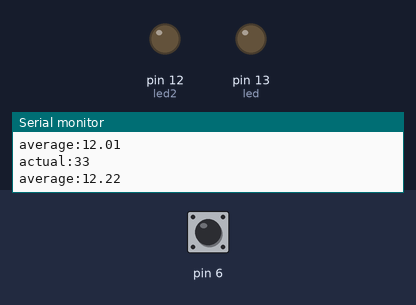
A sketch run on a simulated Arduino Uno, built with avr-gcc and run on an emulated ATmega328P. Parts: output pins drawn as LEDs (lit = HIGH), the last lines printed to the serial monitor. Dashed ring = blinking. The inputs (shaded band) are chosen by the test bench; at power-on: pin 6 HIGH.

Above: at 1.2 s.
1.3 s: pin 6 pulled LOW for 1 s
At 3.5 s:
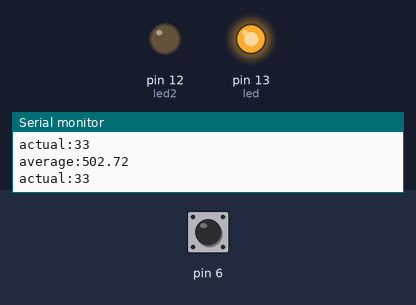
3.8 s: pin 6 pulled LOW for 3.2 s
At 4.42 s:
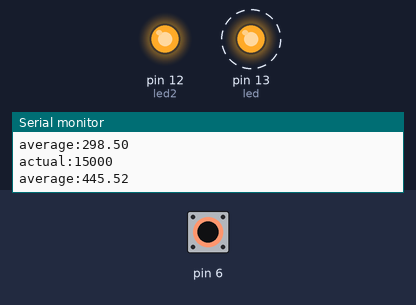
10.0 s: pin 6 pulsed LOW 2 times (0.12 s each, 0.3 s apart)
At 10.09 s:
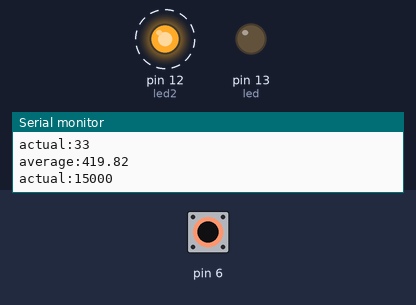
13.6 s: pin 6 driven LOW
At 13.7 s:
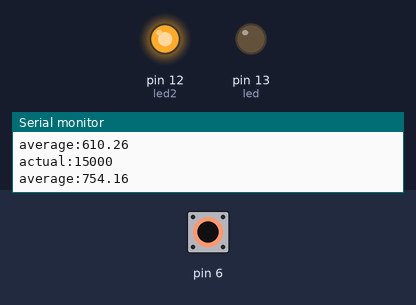
16.6 s: pin 6 driven HIGH
At 17.2 s:
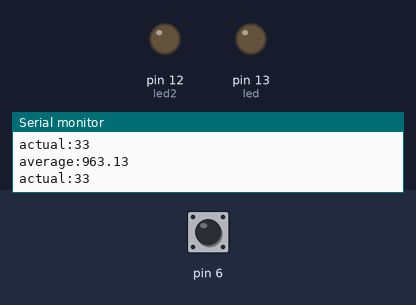
Timing chart, 0 to 19.6 s (numbered marks = the images above; inputs shaded):
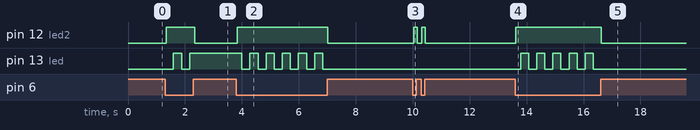

Measured:
- after the input at 1.3 s, pin 12 (led2): LOW → HIGH at once, → LOW 1.0 s later; pin 13 (led): LOW → HIGH after 0.30 s, → LOW 0.28 s later, → HIGH 0.28 s later
- after the input at 3.8 s, pin 12 (led2): LOW → HIGH at once, → LOW 3.2 s later; pin 13 (led): alternates HIGH for 0.28 s and LOW for 0.28 s, 11 changes in all, then stays LOW, starting after 0.20 s
- after the input at 10.0 s, pin 12 (led2): alternates HIGH for 0.12 s and LOW for 0.17 s, 4 changes in all, then stays LOW, starting at once
- after the input at 13.6 s, pin 12 (led2): LOW → HIGH at once; pin 13 (led): alternates HIGH for 0.28 s and LOW for 0.28 s, starting after 0.19 s
- after the input at 16.6 s, pin 12 (led2): HIGH → LOW at once; pin 13 (led): stops changing and stays LOW

The sketch:

CapacitiveSensorSketch02.ino
```cpp
#include <CapacitiveSensor.h>
/*
 * CapitiveSense Library Demo Sketch
 * Paul Badger 2008
 * Uses a high value resistor e.g. 10M between send pin and receive pin
 * Resistor effects sensitivity, experiment with values, 50K - 50M. Larger resistor values yield larger sensor values.
 * Receive pin is the sensor pin - try different amounts of foil/metal on this pin
 */

 long start = 0;
 long check=0;
CapacitiveSensor   cs_4_6 = CapacitiveSensor(4,6);        // 10M resistor between pins 4 & 6, pin 6 is sensor pin, add a wire and or foil
unsigned long csSum;
int led=13;
int led2=12;
void setup() {
    Serial.begin(9600);
    start = millis()+100;
    cs_4_6.set_CS_Timeout_Millis(2000);
    cs_4_6.reset_CS_AutoCal();
    pinMode(led,OUTPUT);
    pinMode(led2,OUTPUT);
}

void loop() {
    CSread();
}
long prev;
float alpha=0.01;
float average=0;
long cslimit=400;
long averagelimit=0;
void CSread() {
    long cs = cs_4_6.capacitiveSensor(100); //a: Sensor resolution is set to 80

       //check = millis()+50L;
   average = alpha * cs + (1-alpha) * average;    //exponential smoothing
   Serial.print("average:");
   Serial.println(average);
   Serial.print("actual:");
   Serial.println(cs);

   averagelimit= cslimit*0.8;
  if(cs>cslimit && average > averagelimit*0.3)
  {
       digitalWrite(led2,HIGH);
  }
  else
  {
      digitalWrite(led2,LOW);
  }
  if (average > averagelimit && cs > cslimit) { //b: Arbitrary number
    csSum =csSum +(int(average)) + 0L;
    start = millis()+80L;
    //Serial.println(csSum);

    if (csSum >= 5000) //c: This value is the threshold, a High value means it takes longer to trigger
    {

     // Serial.print("Trigger: ");
      //Serial.println(csSum);
      if (csSum > 0) { csSum = 0; } //Reset
      cs_4_6.reset_CS_AutoCal(); //Stops readings
      average=0;
      if(digitalRead(led)==0)
      {
        digitalWrite(led,HIGH);
      }
      else
      {
        digitalWrite(led,LOW);
      }
    }
  } else {

 //  digitalWrite(led2,LOW);

   if(start<millis())
   {
    csSum = 0; //Timeout caused by bad readings
   }
  }
}
```
